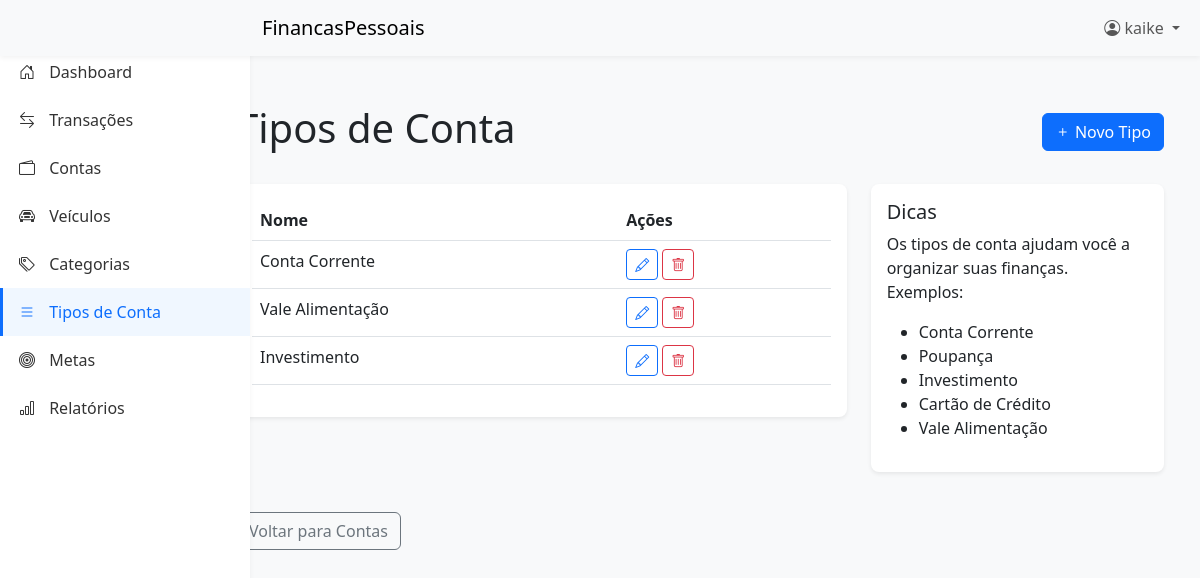
Page /tipos-conta/ (signed in) on the committed database.
### core/models.py (models this page shows, shortened)
class TipoConta(models.Model):
    nome = models.CharField(max_length=100)
    usuario = models.ForeignKey(User, on_delete=models.CASCADE)
    class Meta:
        verbose_name = "Tipo de Conta"
        verbose_name_plural = "Tipos de Conta"

### core/views.py (the view)
# urls.py: path("tipos-conta/", views.tipos_conta_lista, name="tipos_conta_lista"),
@login_required
def tipos_conta_lista(request):
    tipos_conta = TipoConta.objects.filter(usuario=request.user)
    context = {"tipos_conta": tipos_conta}
    return render(request, "core/tipo_conta_lista.html", context)

### templates/core/tipo_conta_lista.html (shortened to what this page needs)
{% extends 'base.html' %}
{% block content %}
<div class="container mt-4">
    <div class="d-flex justify-content-between align-items-center mb-4">
        <h1>Tipos de Conta</h1>
        <a href="{% url 'core:tipo_conta_criar' %}" class="btn btn-primary">
            <i class="bi bi-plus"></i> Novo Tipo
        </a>
    </div>
    <div class="row">
        <div class="col-md-8">
            <div class="card">
                <div class="card-body">
                    <table class="table table-hover">
                        <thead>
                            <tr>
                                <th>Nome</th>
                                <th>Ações</th>
                            </tr>
                        </thead>
                        <tbody>
                            {% for tipo in tipos_conta %}
                            <tr>
                                <td>{{ tipo.nome }}</td>
                                <td>
                                    <a href="{% url 'core:tipo_conta_editar' tipo.id %}"
                                        class="btn btn-sm btn-outline-primary">
                                        <i class="bi bi-pencil"></i>
                                    </a>
                                    <a href="{% url 'core:tipo_conta_excluir' tipo.id %}"
                                        class="btn btn-sm btn-outline-danger">
                                        <i class="bi bi-trash"></i>
                                    </a>
                                </td>
                            </tr>
                            {% empty %}
                            <tr>
                                <td colspan="2" class="text-center">Nenhum tipo de conta cadastrado.</td>
                            </tr>
                            {% endfor %}
                        </tbody>
                    </table>
                </div>
            </div>
        </div>
        <div class="col-md-4">
            <div class="card">
                <div class="card-body">
                    <h5 class="card-title">Dicas</h5>
                    <p class="card-text">Os tipos de conta ajudam você a organizar suas finanças. Exemplos:</p>
                    <ul>
                        <li>Conta Corrente</li>
                        <li>Poupança</li>
                        <li>Investimento</li>
                        <li>Cartão de Crédito</li>
                        <li>Vale Alimentação</li>
                    </ul>
                </div>
            </div>
        </div>
    </div>
    <div class="mt-3">
        <a href="{% url 'core:contas_lista' %}" class="btn btn-outline-secondary">Voltar para Contas</a>
    </div>
</div>
{% endblock %}

### templates/base.html (shortened to what this page needs)
<!DOCTYPE html>
<html lang="pt-br">
<head>
    <link href="https://cdn.jsdelivr.net/npm/bootstrap@5.3.0/dist/css/bootstrap.min.css" rel="stylesheet">
    <link href="https://cdn.jsdelivr.net/npm/bootstrap-icons@1.10.0/font/bootstrap-icons.css" rel="stylesheet">
</head>
<body>
    <nav class="navbar navbar-expand-lg navbar-light bg-light">
        <div class="container-fluid">
            <a class="navbar-brand" href="{% url 'core:dashboard' %}">FinancasPessoais</a>
            <div class="collapse navbar-collapse" id="navbarNav">
                <ul class="navbar-nav ms-auto">
                    <li class="nav-item dropdown">
                        <a class="nav-link dropdown-toggle" href="#" id="navbarDropdown" role="button" data-bs-toggle="dropdown" aria-expanded="false">
                            <i class="bi bi-person-circle"></i> {{ request.user.username }}
                        </a>
                    </li>
                </ul>
            </div>
        </div>
    </nav>
    <div class="container-fluid">
        <div class="row">
            <nav id="sidebar" class="col-md-3 col-lg-2 d-md-block sidebar collapse">
                <div class="position-sticky sidebar-sticky">
                    <ul class="nav flex-column">
                        <li class="nav-item">
                            <a class="nav-link {% if request.resolver_match.url_name == 'dashboard' %}active{% endif %}" href="{% url 'core:dashboard' %}">
                                <i class="bi bi-house-door"></i> Dashboard
                            </a>
                        </li>
                        <li class="nav-item">
                            <a class="nav-link {% if 'transacoes' in request.resolver_match.url_name %}active{% endif %}" href="{% url 'core:transacoes_lista' %}">
                                <i class="bi bi-arrow-left-right"></i> Transações
                            </a>
                        </li>
                        <li class="nav-item">
                            <a class="nav-link {% if 'contas' in request.resolver_match.url_name %}active{% endif %}" href="{% url 'core:contas_lista' %}">
                                <i class="bi bi-wallet2"></i> Contas
                            </a>
                        </li>
                        <li class="nav-item">
                            <a class="nav-link {% if 'veiculos' in request.resolver_match.url_name %}active{% endif %}" href="{% url 'veiculos:dashboard_veiculos' %}">
                                <i class="bi bi-car-front"></i> Veículos
                            </a>
                        </li>
                        <li class="nav-item">
                            <a class="nav-link {% if 'categorias' in request.resolver_match.url_name %}active{% endif %}" href="{% url 'core:categorias_lista' %}">
                                <i class="bi bi-tags"></i> Categorias
                            </a>
                        </li>
                        <li class="nav-item">
                            <a class="nav-link {% if 'tipos_conta' in request.resolver_match.url_name %}active{% endif %}" href="{% url 'core:tipos_conta_lista' %}">
                                <i class="bi bi-list accordion"></i> Tipos de Conta
                            </a>
                        </li>
                        <li class="nav-item">
                            <a class="nav-link {% if 'metas' in request.resolver_match.url_name %}active{% endif %}" href="{% url 'core:metas_lista' %}">
                                <i class="bi bi-bullseye"></i> Metas
                            </a>
                        </li>
                        <li class="nav-item">
                            <a class="nav-link {% if request.resolver_match.url_name == 'relatorios' %}active{% endif %}" href="{% url 'core:relatorios' %}">
                                <i class="bi bi-bar-chart"></i> Relatórios
                            </a>
                        </li>
                    </ul>
                </div>
            </nav>
            <main class="col-md-9 ms-sm-auto col-lg-10 px-md-4 main-content">
                <div class="content-wrapper">
                    {% block content %}
                    {% endblock %}
                </div>
            </main>
        </div>
    </div>
</body>
</html>

### templates/base.html (style rules this page uses)
:root { --primary-color: #0d6efd; --success-color: #198754; --danger-color: #dc3545; --sidebar-width: 250px; }
body { font-family: 'Segoe UI', Tahoma, Geneva, Verdana, sans-serif; background-color: #f8f9fa; }
.sidebar { position: fixed; top: 0; bottom: 0; left: 0; z-index: 100; padding: 48px 0 0; box-shadow: 0 2px 5px 0 rgba(0,0,0,.05); width: var(--sidebar-width); background-color: #fff; }
.sidebar-sticky { height: calc(100vh - 48px); overflow-x: hidden; overflow-y: auto; }
.sidebar .nav-link { color: #333; font-weight: 500; padding: 0.75rem 1rem; border-left: 3px solid transparent; }
.sidebar .nav-link.active { color: var(--primary-color); border-left: 3px solid var(--primary-color); background-color: #f0f7ff; }
.sidebar .nav-link i { margin-right: 10px; }
.main-content { margin-left: var(--sidebar-width); padding: 20px; }
.navbar { position: fixed; top: 0; right: 0; left: 0; z-index: 1030; padding-left: var(--sidebar-width); box-shadow: 0 2px 5px 0 rgba(0,0,0,.05); }
.content-wrapper { padding-top: 60px; }
.card { border: none; box-shadow: 0 0.125rem 0.25rem rgba(0, 0, 0, 0.075); border-radius: 0.5rem; margin-bottom: 1.5rem; }
.btn-primary { background-color: var(--primary-color); border-color: var(--primary-color); }

### rows in the picture
TipoConta: nome "Conta Corrente"
TipoConta: nome "Vale Alimentação"
TipoConta: nome "Investimento"

### other values in the picture
{{ request.user.username }} "kaike"
